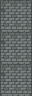

A level layout from a 2D game, rendered from its tile map. Below: a short description, then the map file with tile-grid data replaced by summaries:
An orthogonal 1x3 tile map with 32x32 px tiles, 1 tile layer (Livello tile 1).

<map version="1.10" tiledversion="1.11.2" orientation="orthogonal" renderorder="right-down" width="1" height="3" tilewidth="32" tileheight="32" infinite="0" nextlayerid="2" nextobjectid="1">
 <tileset firstgid="1" source="../tilesets/wall.tsx" />
 <layer id="1" name="Livello tile 1" width="1" height="3">
  <data>[3 cells, 3 non-empty, 1 distinct tile ids]</data>
 </layer>
</map>